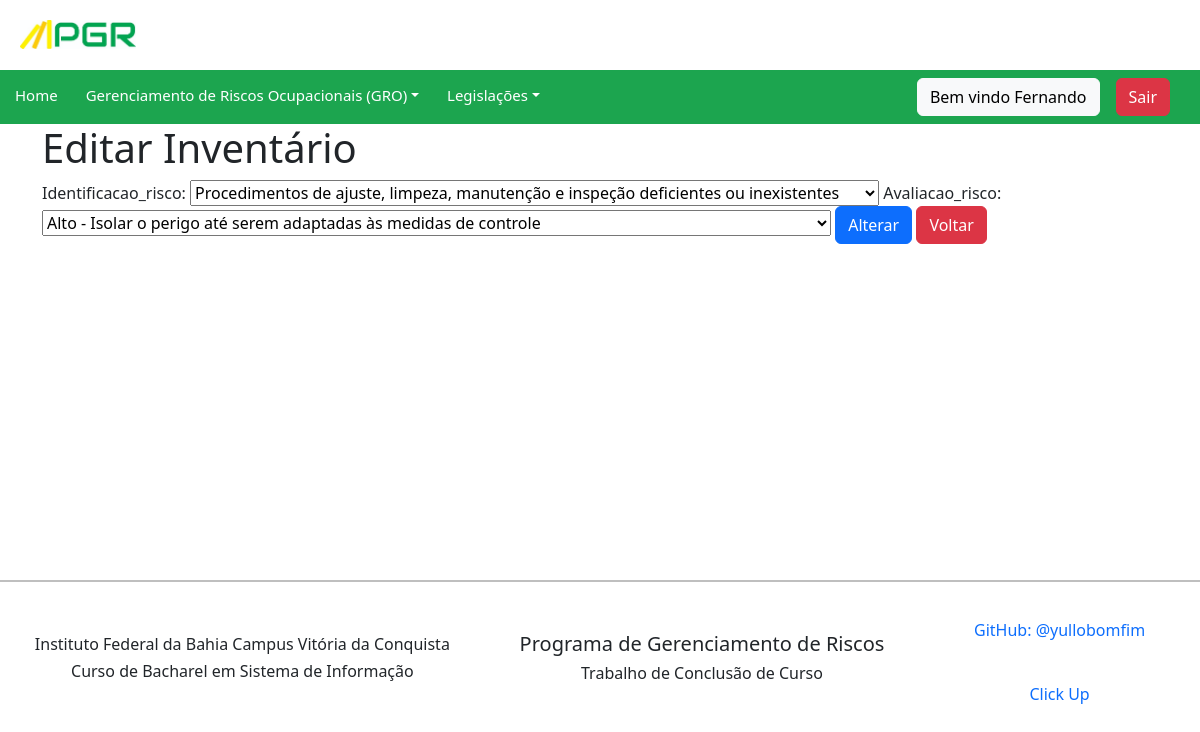
The page /inventario/update/11/ (signed in) on the database its author committed.
### pgr/models.py (models this page shows, shortened)
class Inventario(models.Model):
    identificacao_risco = models.ForeignKey(Identificacaorisco, verbose_name=("identificacao_risco"), on_delete=models.CASCADE)
    avaliacao_risco = models.ForeignKey(Avaliacaorisco, verbose_name=("avaliacao_risco"), on_delete=models.CASCADE)
    class Meta:
        verbose_name = "inventario"
        verbose_name_plural = "inventarios"
        ordering = ['avaliacao_risco']

### pgr/views.py (the view)
# urls.py: path('inventario/update/<int:pk>/', InventarioUpdateView.as_view(), name='inventario_update'),
class InventarioUpdateView(LoginRequiredMixin, UpdateView):
    login_url = reverse_lazy('login')
    model = Inventario
    form_class = InventarioForm
    template_name = 'inventario_update.html'
    success_url = reverse_lazy('inventario_list')

### pgr/forms.py
class InventarioForm(ModelForm):
    class Meta:
        model= Inventario
        fields = '__all__'

### pgr/models.py (called while the page is built)
    def __str__(self):
        return f"{self.descricao_perigo}"

    def __str__(self):
        return f"{self.classificacao_risco} - {self.significado}"

    def __str__(self):
        return f"{self.descricao_perigo}"

    def __str__(self):
        return f"{self.classificacao_risco}"

### pgr/templates/inventario_update.html (shortened to what this page needs)
{% extends 'base.html' %}
{% load bootstrap %}
{% block content %}
<div class="container">
  <h1>Editar Inventário</h1>
  <form method="post">
    {{ form|bootstrap }}
    <button class="btn btn-primary" type="submit">Alterar</button>
    <a class="btn btn-danger" href="/inventario/">Voltar</a>
  </form>
</div>
  {% endblock %}

### pgr/templates/includes/navbar.html (shortened to what this page needs)
<nav class="navbar navbar-expand-lg navbar-light" style="background-color: #1ca54f;">
    <ul class="navbar-nav nav-text me-auto mb-2 mb-lg-0">
        <li class="nav-item">
            <a class="nav-link" href="{% url 'home'%}" >Home</a>
        </li>
        {% if user.is_authenticated %}
        <li class="nav-item dropdown dmenu">
            <a class="nav-link dropdown-toggle" href="#" id="navbardrop" data-toggle="dropdown">Gerenciamento de Riscos Ocupacionais (GRO)</a>
        </li>
        {% endif %}
        <li class="nav-item">
            <li class="nav-item dropdown dmenu">
            <a class="nav-link dropdown-toggle" href="#" id="navbardrop" data-toggle="dropdown">Legislações</a>
        </li>
    </ul>
        <div class="d-flex gap-3 align-items-center" style="margin-right: 30px">
            {% if user.is_authenticated %}
                <span class="btn btn-light">Bem vindo {{request.user|title}}</span>
                <a class="btn btn-danger" href="{% url 'logout' %}">Sair</a>
            {% endif %}
        </div>
</nav>

### pgr/static/css/pgr.css (style rules this page uses)
.navbar-light .navbar-nav .nav-link { display: block; color: #fff; padding-left: 15px; padding-top: 5px; font-size: 15px; margin-right: 5px; text-decoration: none; transition: color 0.3s ease-in-out, background-color 0.3s ease-in-out; }
.container { min-height: inherit; margin: auto; justify-content: center; align-items: center; }

### rows shown on the page
Inventario: identificacao_risco "Procedimentos de ajuste, limpeza, manutenção e inspeção deficientes ou inexistentes", avaliacao_risco "Alto - Isolar o perigo até serem adaptadas às medidas de controle"

### other values the page prints
{{ request.user|title }} "Fernando"
